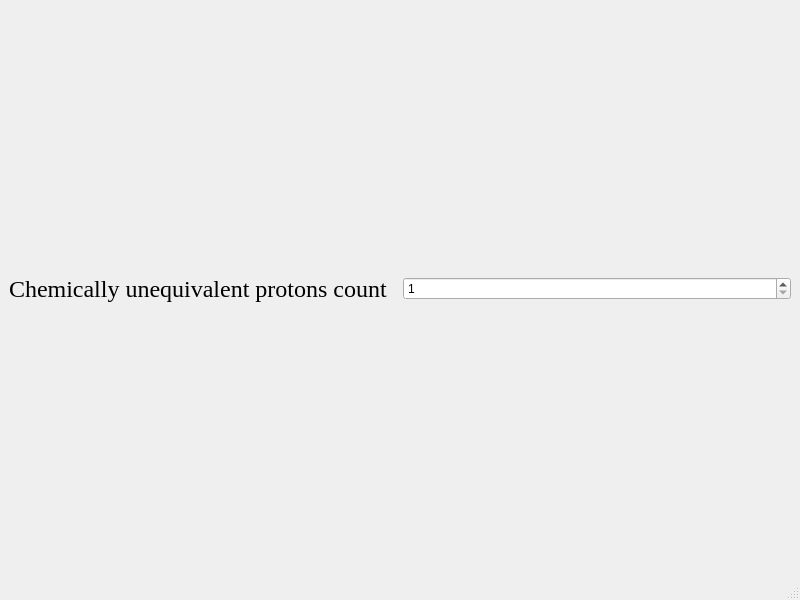
<?xml version="1.0" encoding="UTF-8"?>
<ui version="4.0">
 <class>MainWindow</class>
 <widget class="QMainWindow" name="MainWindow">
  <property name="geometry">
   <rect>
    <x>0</x>
    <y>0</y>
    <width>800</width>
    <height>600</height>
   </rect>
  </property>
  <property name="windowTitle">
   <string>MainWindow</string>
  </property>
  <widget class="QWidget" name="centralwidget">
   <layout class="QHBoxLayout" name="horizontalLayout">
    <item>
     <widget class="QLabel" name="label">
      <property name="font">
       <font>
        <family>Times New Roman</family>
        <pointsize>18</pointsize>
       </font>
      </property>
      <property name="text">
       <string>Chemically unequivalent protons count</string>
      </property>
     </widget>
    </item>
    <item>
     <widget class="QSpinBox" name="spinBox">
      <property name="minimum">
       <number>1</number>
      </property>
      <property name="maximum">
       <number>6</number>
      </property>
     </widget>
    </item>
   </layout>
  </widget>
  <widget class="QMenuBar" name="menubar">
   <property name="geometry">
    <rect>
     <x>0</x>
     <y>0</y>
     <width>800</width>
     <height>21</height>
    </rect>
   </property>
  </widget>
  <widget class="QStatusBar" name="statusbar"/>
 </widget>
 <resources/>
 <connections/>
</ui>
